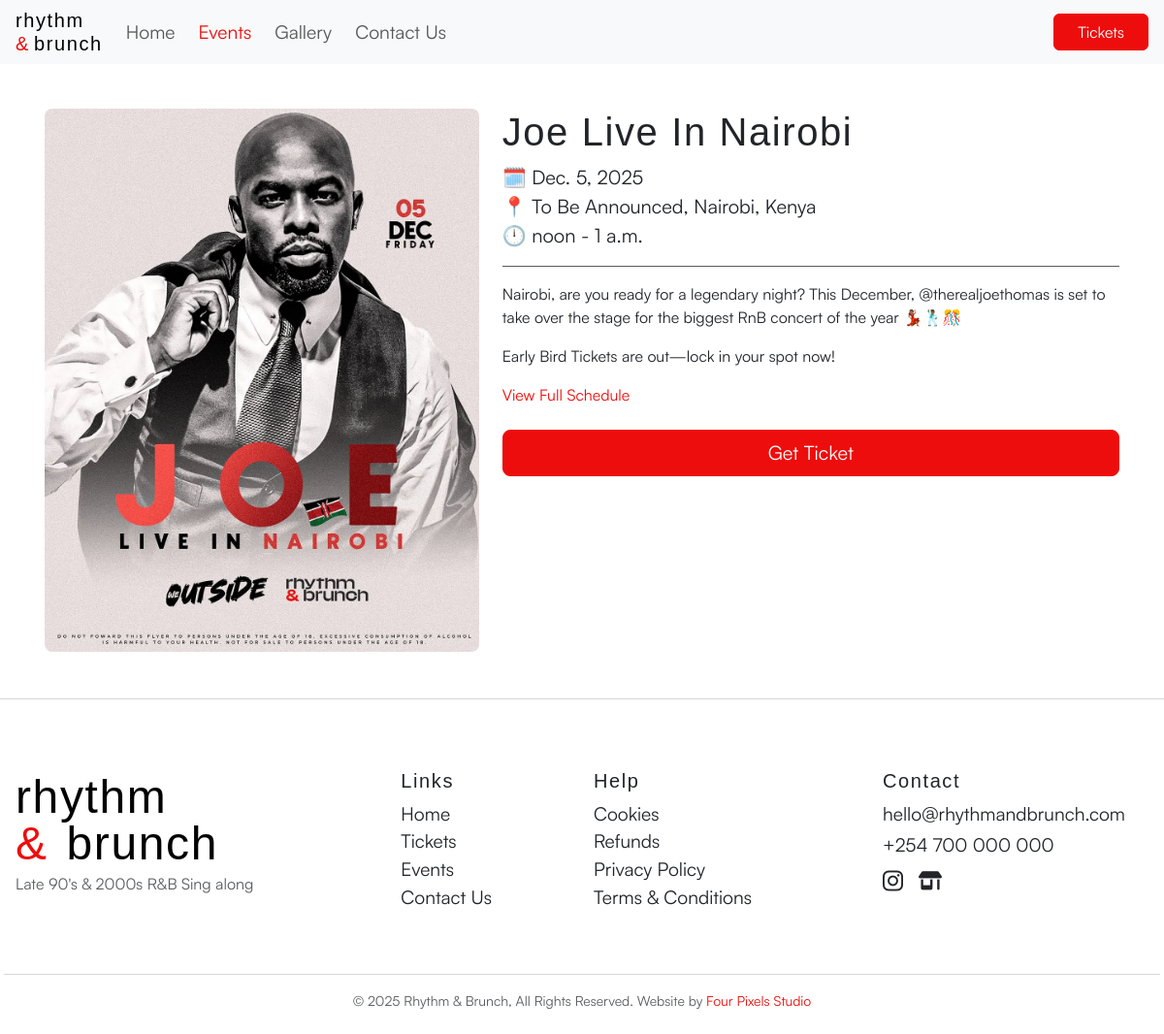
Screenshot of /event/joe-live-in-nairobi/ with the database file from the repository.
### events/models.py (models this page shows, shortened)
class Event(models.Model):
    name = models.CharField(max_length=200, null=True, blank=True)
    poster = models.ImageField(upload_to="event_posters/", blank=True, null=True)
    poster_url = models.TextField(null=True, blank=True)
    date = models.DateField(null=True, blank=True)
    start_time = models.TimeField(null=True, blank=True)
    end_time = models.TimeField(null=True, blank=True)
    location = models.CharField(max_length=255, null=True, blank=True)
    venue = models.CharField(max_length=255, null=True, blank=True)
    disclaimer = models.TextField(null=True, blank=True)
    keywords = models.TextField(null=True, blank=True)
    description = models.TextField(null=True, blank=True)
    slug = models.SlugField(unique=True, null=True, blank=True)
    likes = models.CharField(default=0, max_length=9, null=True, blank=True)
    google_maps_link = models.TextField(null=True, blank=True)
    ticket_link = models.TextField(null=True, blank=True)
    meta_thumbnail = ResizedImageField(size=[1200, 630], crop=['middle', 'center'], quality=75, upload_to='thumbnails/', blank=True, null=True)
    small_poster = ResizedImageField(quality=75, upload_to='thumbnails/', blank=True, null=True)
    online = models.BooleanField(default=False)
    delete = models.BooleanField(default=False)
    created_at = models.DateTimeField(default=timezone.now)
    published_at = models.DateTimeField(blank=True, null=True)
    updated_at = models.DateTimeField(auto_now=True)
    hit_count_generic = GenericRelation(HitCount, object_id_field="object_pk", related_query_name="hit_count_generic_relation")
    @property
    def view_schedule(self):
        return reverse("event_schedule", kwargs={"slug": self.slug})
    @property
    def get_poster(self):
        if self.poster:
            return self.poster.url
        if self.poster_url:
            return self.poster_url
        return static('rhythymandbrunch_poster.jpg')
    @property
    def is_upcoming(self):
        if self.date >= timezone.now().date():
            return "Upcoming"
        return "Past"
    class Meta:
        verbose_name = "Event"
        verbose_name_plural = "Events"
        ordering = ['-date']
    @property
    def get_schedule(self):
        if EventSchedule.objects.filter(event=self).exists():
            return EventSchedule.objects.filter(event=self)
        return None

### events/views.py (the view)
# urls.py: path("event/<slug:slug>/", event_detail, name="event_detail"),
def event_detail(request, slug):
    event = Event.objects.get(slug=slug)
    context = {
        "event": event,
        "title_tag": f"{event.name} Event",
    }
    return render(request, "event_detail.html", context)

### events/templates/event_detail.html (shortened to what this page needs)
{% extends 'base.html' %}
{% block body %}
<main class="container-fluid px-0" style="padding-top: 4rem;">
    <div class="container px-3">
        <div class="row mt-5 justify-content-between align-items-start">
            <div class="col-sm-12 col-lg-5" data-aos="fade-right" data-aos-delay="50" data-aos-duration="600">
                <img src="{{ event.get_poster }}" alt="{{ event.name }}'s Poster" class="img-fluid w-100 rounded-3 d-none d-lg-block">
            </div>
            <div class="col-sm-12 col-lg-7">
                <h1 data-aos="fade-up" data-aos-delay="70" data-aos-duration="600">{{ event.name }}</h1>
                <p class="lead mb-0" data-aos="fade-up" data-aos-delay="100" data-aos-duration="600">🗓️ {{ event.date }}</p>
                <p class="mb-0 lead" data-aos="fade-up" data-aos-delay="150" data-aos-duration="600">📍 {{ event.venue }}, {{ event.location }}</p>
                <p class="mb-0 lead" data-aos="fade-up" data-aos-delay="200" data-aos-duration="600">🕛 {{ event.start_time }} - {{ event.end_time }}</p>
                <hr class="text-muted" data-aos="fade-up" data-aos-delay="250" data-aos-duration="600">
                <div data-aos="fade-up" data-aos-delay="300" data-aos-duration="600">{{ event.description|linebreaks }}</div>
                {% if event.get_schedule %}
                <a href="{{ event.view_schedule }}" class="hover-underline text-primary" data-aos="fade-up" data-aos-delay="350" data-aos-duration="600">View Full Schedule</a>
                {% endif %}
                {% if event.is_upcoming == 'Upcoming' %}
                <a href="{{ event.get_ticket_link|safe }}" class="btn btn-primary w-100 btn-lg mt-4 d-none d-lg-block" data-aos="fade-up" data-aos-delay="400" data-aos-duration="600">Get Ticket</a>
                {% endif %}
            </div>
        </div>
    </div>
</main>
{% endblock %}

### static/css/main.css (style rules this page uses)
body { font-family: 'Satoshi-Regular', sans-serif; font-weight: 600; background-color: #f4f0ee; }
h1, h2, h3, h4, h5, h6 { font-family: 'Media Sans Extended', sans-serif !important; letter-spacing: 0.1rem; font-weight: 400; }
p, a, small, li { font-family: 'Satoshi-Regular', sans-serif !important; font-weight: 400; }
.text-primary { color: #ed0d0c; }
.hover-underline { text-decoration: none; cursor: pointer; color: inherit; }

### rows the page displays
Event: get_poster (picture), name "Joe Live In Nairobi", date "Dec. 5, 2025", venue "To Be Announced", location "Nairobi, Kenya", start_time "noon", end_time "1 a.m.", description "Nairobi, are you ready for a legendary night? This December, @therealjoethomas is set to take over the stage for the biggest RnB concert of the year 💃🏽🕺🏾🎊 Early Bird Tickets are out—lock in your spot now!"
